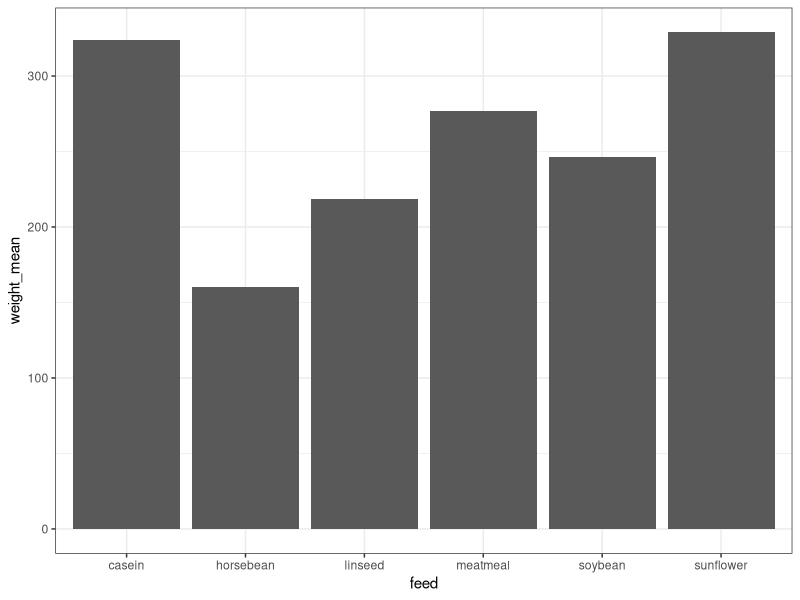
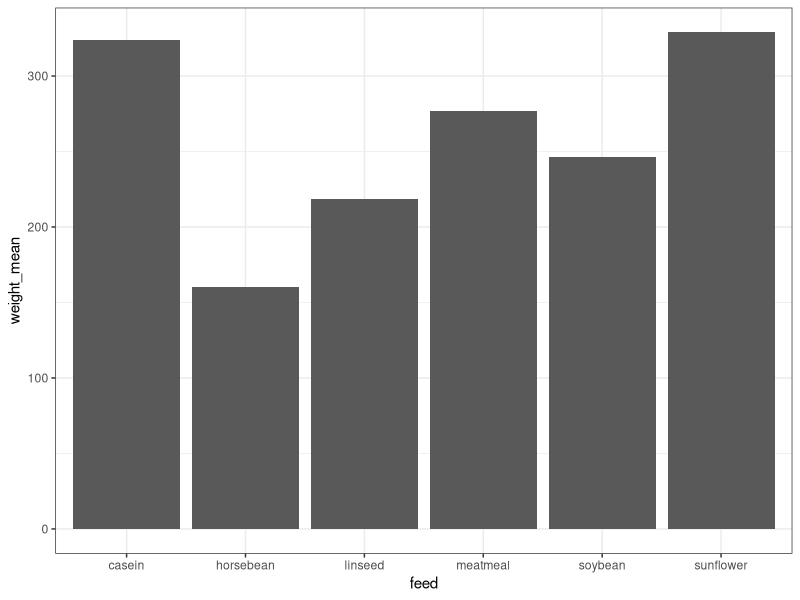
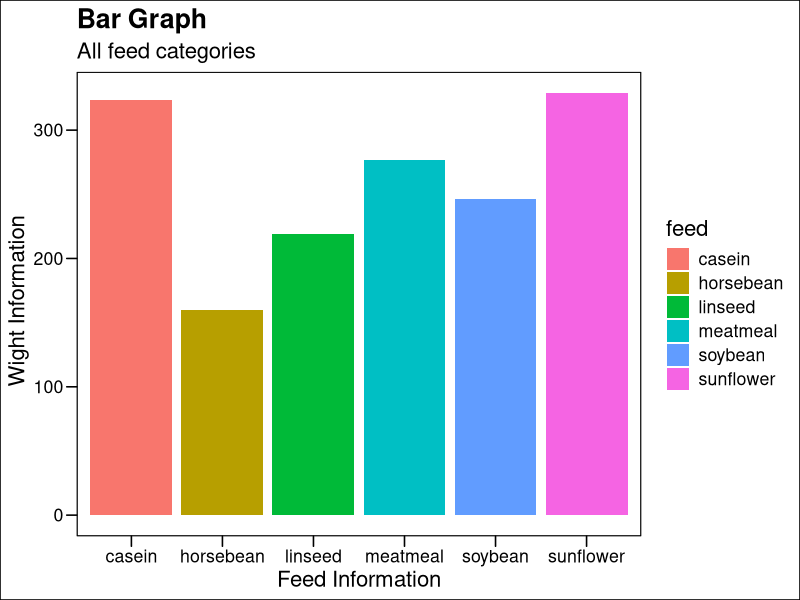
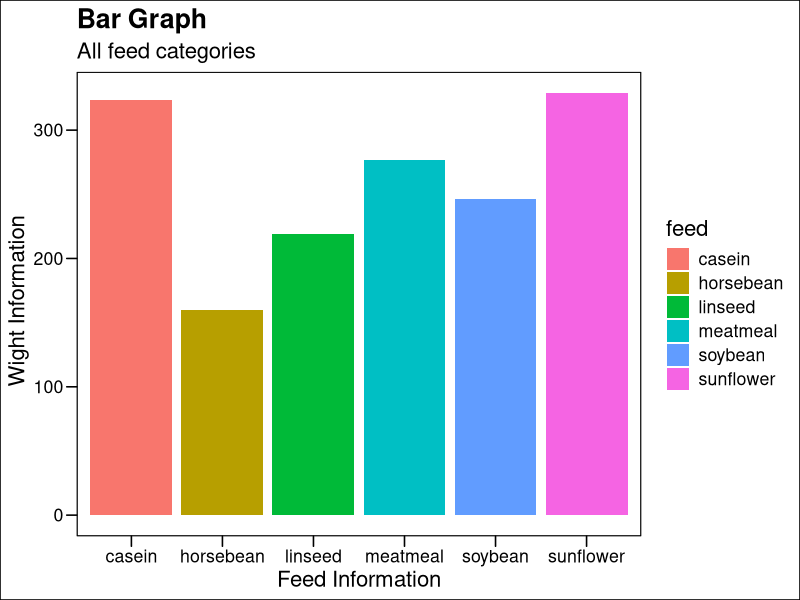

Reproduce these figures in R, in order.
library(ggplot2)
library(ggthemes)
library(dplyr)

#------load the data set

data("chickwts")

#---calculate means of your treatment groups

mean_data<-group_by(chickwts,feed) %>%
  summarise(weight_mean=mean(weight), sd=sd(weight)) %>%
  arrange(desc(weight_mean))

tibble(mean_data)
View(mean_data)

ggplot(data=mean_data,aes(x=feed,y=weight_mean)) +
  geom_bar(stat="identity", position =position_dodge(0.8)) +
  scale_fill_manual(values=c("red", "blue"))+
  theme_bw()

#-------------flipping the coordinate------------

ggplot(data=mean_data,aes(x=feed,y=weight_mean), color=feed) +
  geom_bar(stat="identity", position = position_stack(reverse=TRUE)) + 
  guides(fill = guide_legend(reverse=TRUE))+
#  coord_flip()+
  theme_bw()


#--------Color full Bar chart-------------       
       
ggplot(data=mean_data,aes(x=feed,y=weight_mean, fill=feed)) +
  geom_col() +
    theme(legend.position="none")+
  labs(title="Bar Graph",subtitle= "All feed categories ",x ="Feed Information",  y=" Wight Information") +
    theme_base()
    ggsave("bar2.jpg")
    
